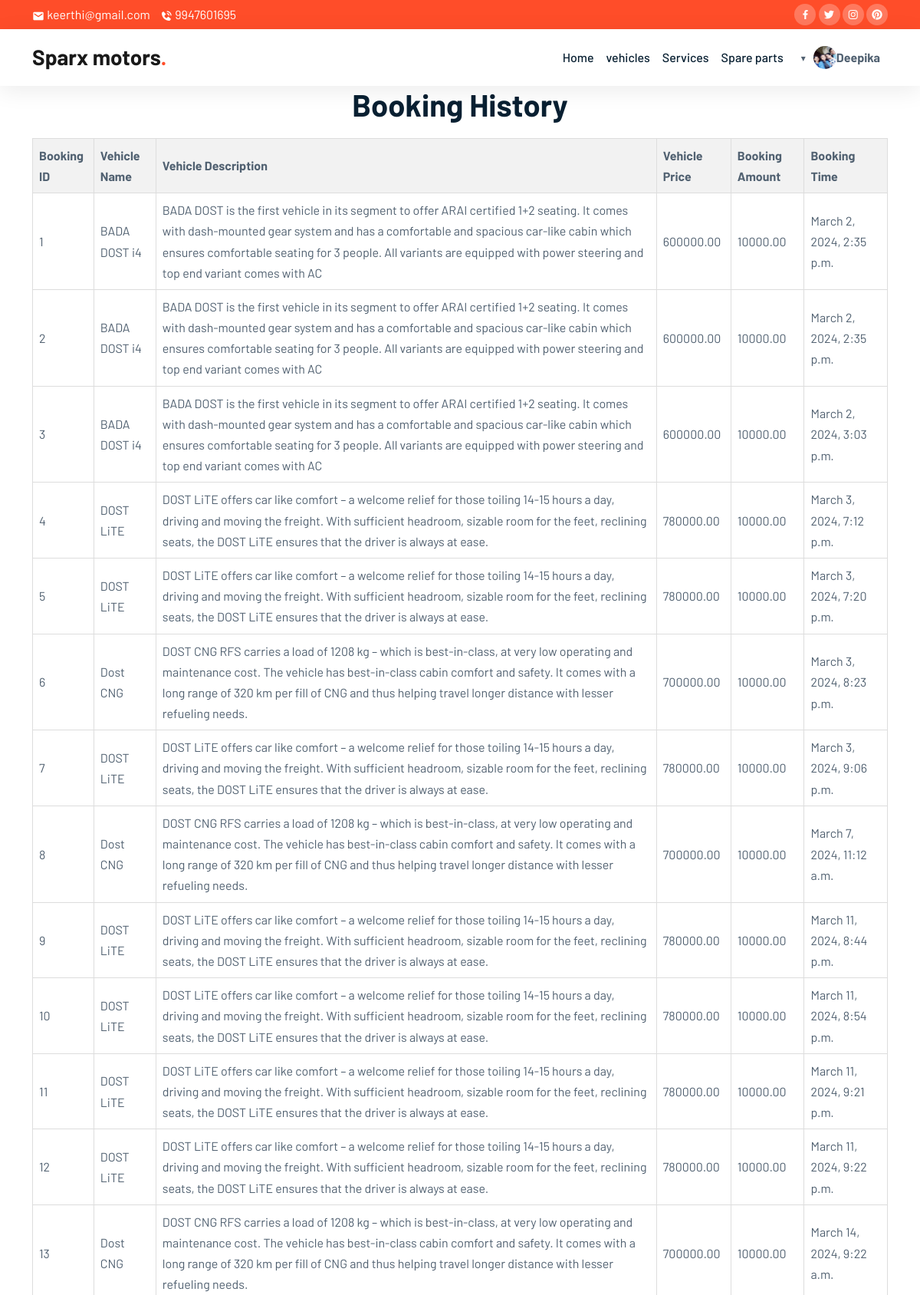
The app's page /booking_history/ (signed in, upper part) with its own data.
### partsapp/models.py (models this page shows, shortened)
class UserProfile(models.Model):
    user = models.OneToOneField(CustomUser, on_delete=models.CASCADE)
    image = models.ImageField(upload_to='profile_images/', blank=True, null=True)
    first_name = models.CharField(max_length=255, blank=True, null=True)
    last_name = models.CharField(max_length=255, blank=True, null=True)
    phone_number = models.CharField(max_length=15, blank=True, null=True)
    address = models.TextField(blank=True, null=True)
    pincode = models.CharField(max_length=10, blank=True, null=True)
    city = models.CharField(max_length=50, blank=True, null=True)
    state = models.CharField(max_length=50, blank=True, null=True)

class CustomUser(AbstractUser):
    phone_number = models.CharField(max_length=15, blank=True, null=True)
    address = models.TextField(blank=True)
    role = models.CharField(max_length=100,default="")

class Booking(models.Model):
    vehicle = models.ForeignKey(Vehicle, on_delete=models.CASCADE)
    user = models.ForeignKey(CustomUser, on_delete=models.CASCADE)
    booking_amount = models.DecimalField(max_digits=10, decimal_places=2, blank=True, null=True)
    booking_time = models.DateTimeField(default=datetime.now, blank=True)

class Vehicle(models.Model):
    VEHICLE_MODELS = [
        ('lightvehicle', 'Light Vehicle'),
        ('trucks', 'Trucks'),
        ('buses', 'Buses'),
    ]
    VEHICLE_USAGES = [
        ('goodscarriers', 'Goods Carriers'),
        ('passenger', 'Passenger'),
    ]
    VEHICLE_APPLICATIONS = [
        ('beverage', 'Beverage'),
        ('buildingmaterial', 'Building Material'),
        ('constructionhardware', 'Construction and Hardware'),
        ('fishery', 'Fishery'),
        ('fruits_vegetables', 'Fruits and Vegetables'),
        ('industrial_goods', 'Industrial Goods'),
        ('lpg_distribution', 'LPG Distribution'),
        ('school_transport', 'School Transport'),
        ('tours_travels', 'Tours and Travels'),
    ]
    FUEL_TYPES = [
        ('petrol', 'Petrol'),
        ('diesel', 'Diesel'),
        ('cng', 'CNG'),
        ('electric', 'Electric'),
    ]
    TRANSMISSION_TYPES = [
        ('manual', 'Manual'),
        ('automatic', 'Automatic'),
        ('semiautomatic', 'Semi-Automatic'),
    ]
    name = models.CharField(max_length=255)
    description = models.TextField()
    price = models.DecimalField(max_digits=10, decimal_places=2)
    discount = models.DecimalField(max_digits=5, decimal_places=2, blank=True, null=True)
    vehicle_model = models.CharField(max_length=20, choices=VEHICLE_MODELS)
    vehicle_usage = models.CharField(max_length=20, choices=VEHICLE_USAGES)
    vehicle_application = models.CharField(max_length=20, choices=VEHICLE_APPLICATIONS)
    fuel_type = models.CharField(max_length=10, choices=FUEL_TYPES)
    transmission_type = models.CharField(max_length=15, choices=TRANSMISSION_TYPES)
    engine_size = models.IntegerField(blank=True, null=True)
    mileage = models.FloatField(blank=True, null=True)
    warranty = models.CharField(max_length=100, blank=True, null=True)
    seating_capacity = models.IntegerField(blank=True, null=True)
    fuel_tank_capacity = models.FloatField(blank=True, null=True)
    vehicle_colors = models.JSONField(default=list, blank=True, null=True)
    stock = models.IntegerField(default=0)
    brochure = models.FileField(upload_to='vehicle_brochures/', blank=True, null=True)
    booking_amount = models.DecimalField(max_digits=10, decimal_places=2, blank=True, null=True)
    user = models.ForeignKey(CustomUser, on_delete=models.CASCADE, null=True)

### partsapp/views.py (the view)
# urls.py: path('booking_history/', views.booking_history, name='booking_history'),
def booking_history(request):
    user_bookings = Booking.objects.filter(user=request.user)
    custom_user = get_object_or_404(CustomUser, id=request.user.id)
    user_profile = custom_user.userprofile
    context = {
        'user_bookings': user_bookings,
        'custom_user': custom_user,
        'user_profile': user_profile,
    }
    return render(request, 'booking_history.html', context)

### templates/booking_history.html (shortened to what this page needs)
{% load static %}
<!doctype html>
<html lang="en">
<head>
    <link rel="stylesheet" href="{% static 'css/bootstrap.min.css' %}">
    <link rel="stylesheet" href="{% static 'css/owl.carousel.min.css' %}">
    <link rel="stylesheet" href="{% static 'css/owl.theme.default.min.css' %}">
    <link href='https://unpkg.com/boxicons@2.1.1/css/boxicons.min.css' rel='stylesheet'>
    <link rel="stylesheet" href="{% static 'css/style.css' %}">
    <link href="https://cdnjs.cloudflare.com/ajax/libs/font-awesome/5.15.4/css/all.min.css" rel="stylesheet">
</head>
<body data-bs-spy="scroll" data-bs-target=".navbar" data-bs-offset="70">
    <div class="top-nav" id="home">
        <div class="container">
            <div class="row justify-content-between">
                <div class="col-auto">
                    <p> <i class='bx bxs-envelope'></i> keerthi@gmail.com</p>
                    <p> <i class='bx bxs-phone-call'></i> 9947601695</p>
                </div>
                <div class="col-auto social-icons">
                    <a href="#"><i class='bx bxl-facebook'></i></a>
                    <a href="#"><i class='bx bxl-twitter'></i></a>
                    <a href="#"><i class='bx bxl-instagram'></i></a>
                    <a href="#"><i class='bx bxl-pinterest'></i></a>
                </div>
            </div>
        </div>
    </div>
    <nav class="navbar navbar-expand-lg navbar-light bg-white sticky-top">
        <div class="container">
            <a class="navbar-brand" href="#">Sparx motors<span class="dot">.</span></a>
            <div class="collapse navbar-collapse" id="navbarNav">
                <ul class="navbar-nav ms-auto">
                {% if user.is_authenticated %}
                    <li class="nav-item">
                        <a class="nav-link" href="#home">Home</a>
                    </li>
                    <li class="nav-item">
                        <a class="nav-link">vehicles</a>
                    </li>
                    <li class="nav-item">
                        <a class="nav-link" href="">Services</a>
                    </li>
                    <li class="nav-item">
                        <a class="nav-link">Spare parts</a>
                    </li>
                    <li class="nav-item" style="display: flex; align-items: center;">
                        <div id="user-dropdown" class="user-profile">
                            {% if request.session.profile_image_updated %}
                                <img src="{{ user_profile.image.url }}" alt="" class="profile-image">
                            {% else %}
                                <img src="{% static 'img/img2.png' %}" alt="" class="profile-image">
                            {% endif %}
                            <strong style="font-weight: bold;">{{ user.username }}</strong>
                        </div>
                    </li>
                {% endif %}
                </ul>
            </div>
        </div>
    </nav>
<!DOCTYPE html>
<html lang="en">
<head>
</head>
<body>
    <div class="container">
        <h1 align = "center"> Booking History</h1>
        <table class="booking-history-table">
            <thead>
                <tr>
                    <th>Booking ID</th>
                    <th>Vehicle Name</th>
                    <th>Vehicle Description</th>
                    <th>Vehicle Price</th>
                    <th>Booking Amount</th>
                    <th>Booking Time</th>
                </tr>
            </thead>
            <tbody>
                {% for booking in user_bookings %}
                    <tr>
                        <td>{{ booking.id }}</td>
                        <td>{{ booking.vehicle.name }}</td>
                        <td>{{ booking.vehicle.description }}</td>
                        <td>{{ booking.vehicle.price }}</td>
                        <td>{{ booking.booking_amount }}</td>
                        <td>{{ booking.booking_time }}</td>
                    </tr>
                {% endfor %}
            </tbody>
        </table>
    </div>
</body>
</html>

### static/css/style.css (style rules this page uses)
:root { --brand: #ff4d29; --dark: #092032; --body: #516171; --border: rgba(0,0,0,0.08); --shadow: 0px 6px 30px rgba(0, 0, 0, 0.08); }
body { font-family: "Barlow", sans-serif; color: var(--body); line-height: 1.7; }
h1,h2,h3,h4,h5,h6, .display-1,.display-2,.display-3,.display-4 { font-weight: 700; color: var(--dark); }
img { width: 100%; }
a { color: var(--dark); transition: all 0.4s ease; font-weight: 500; }
.top-nav { background-color: var(--brand); color: #fff; padding-top: 5px; padding-bottom: 5px; }
.top-nav p { display: inline-block; margin-bottom: 0; margin-right: 10px; }
.top-nav span, .top-nav i { vertical-align: middle; }
.navbar { box-shadow: var(--shadow); }
.social-icons a { width: 28px; height: 28px; display: inline-flex; color: #fff; background-color: rgba(255, 255, 255, 0.25); text-decoration: none; align-items: center; justify-content: center; border-radius: 100px; }
.navbar .navbar-nav .nav-link { color: var(--dark); }
.navbar-brand { font-size: 28px; font-weight: 700; }
.navbar-brand .dot { color: var(--brand); }

### records on screen
UserProfile: image (picture)
CustomUser: username "Deepika"
Booking: id "1", vehicle.name "BADA DOST i4", vehicle.description "BADA DOST is the first vehicle in its segment to offer ARAI certified 1+2 seating. It comes with dash-mounted gear system and has a comfortable and spacious car-like cabin which ensures comfortable seating for 3 people. All variants are equipped with power steering and top end variant comes with AC", vehicle.price "600000.00", booking_amount "10000.00", booking_time "March 2, 2024, 2:35 p.m."
Booking: id "2", vehicle.name "BADA DOST i4", vehicle.description "BADA DOST is the first vehicle in its segment to offer ARAI certified 1+2 seating. It comes with dash-mounted gear system and has a comfortable and spacious car-like cabin which ensures comfortable seating for 3 people. All variants are equipped with power steering and top end variant comes with AC", vehicle.price "600000.00", booking_amount "10000.00", booking_time "March 2, 2024, 2:35 p.m."
Booking: id "3", vehicle.name "BADA DOST i4", vehicle.description "BADA DOST is the first vehicle in its segment to offer ARAI certified 1+2 seating. It comes with dash-mounted gear system and has a comfortable and spacious car-like cabin which ensures comfortable seating for 3 people. All variants are equipped with power steering and top end variant comes with AC", vehicle.price "600000.00", booking_amount "10000.00", booking_time "March 2, 2024, 3:03 p.m."
Booking: id "4", vehicle.name "DOST LiTE", vehicle.description "DOST LiTE offers car like comfort – a welcome relief for those toiling 14-15 hours a day, driving and moving the freight. With sufficient headroom, sizable room for the feet, reclining seats, the DOST LiTE ensures that the driver is always at ease.", vehicle.price "780000.00", booking_amount "10000.00", booking_time "March 3, 2024, 7:12 p.m."
Booking: id "5", vehicle.name "DOST LiTE", vehicle.description "DOST LiTE offers car like comfort – a welcome relief for those toiling 14-15 hours a day, driving and moving the freight. With sufficient headroom, sizable room for the feet, reclining seats, the DOST LiTE ensures that the driver is always at ease.", vehicle.price "780000.00", booking_amount "10000.00", booking_time "March 3, 2024, 7:20 p.m."
Booking: id "6", vehicle.name "Dost CNG", vehicle.description "DOST CNG RFS carries a load of 1208 kg – which is best-in-class, at very low operating and maintenance cost. The vehicle has best-in-class cabin comfort and safety. It comes with a long range of 320 km per fill of CNG and thus helping travel longer distance with lesser refueling needs.", vehicle.price "700000.00", booking_amount "10000.00", booking_time "March 3, 2024, 8:23 p.m."
Booking: id "7", vehicle.name "DOST LiTE", vehicle.description "DOST LiTE offers car like comfort – a welcome relief for those toiling 14-15 hours a day, driving and moving the freight. With sufficient headroom, sizable room for the feet, reclining seats, the DOST LiTE ensures that the driver is always at ease.", vehicle.price "780000.00", booking_amount "10000.00", booking_time "March 3, 2024, 9:06 p.m."
Booking: id "8", vehicle.name "Dost CNG", vehicle.description "DOST CNG RFS carries a load of 1208 kg – which is best-in-class, at very low operating and maintenance cost. The vehicle has best-in-class cabin comfort and safety. It comes with a long range of 320 km per fill of CNG and thus helping travel longer distance with lesser refueling needs.", vehicle.price "700000.00", booking_amount "10000.00", booking_time "March 7, 2024, 11:12 a.m."
Booking: id "9", vehicle.name "DOST LiTE", vehicle.description "DOST LiTE offers car like comfort – a welcome relief for those toiling 14-15 hours a day, driving and moving the freight. With sufficient headroom, sizable room for the feet, reclining seats, the DOST LiTE ensures that the driver is always at ease.", vehicle.price "780000.00", booking_amount "10000.00", booking_time "March 11, 2024, 8:44 p.m."
Booking: id "10", vehicle.name "DOST LiTE", vehicle.description "DOST LiTE offers car like comfort – a welcome relief for those toiling 14-15 hours a day, driving and moving the freight. With sufficient headroom, sizable room for the feet, reclining seats, the DOST LiTE ensures that the driver is always at ease.", vehicle.price "780000.00", booking_amount "10000.00", booking_time "March 11, 2024, 8:54 p.m."
Booking: id "11", vehicle.name "DOST LiTE", vehicle.description "DOST LiTE offers car like comfort – a welcome relief for those toiling 14-15 hours a day, driving and moving the freight. With sufficient headroom, sizable room for the feet, reclining seats, the DOST LiTE ensures that the driver is always at ease.", vehicle.price "780000.00", booking_amount "10000.00", booking_time "March 11, 2024, 9:21 p.m."
Booking: id "12", vehicle.name "DOST LiTE", vehicle.description "DOST LiTE offers car like comfort – a welcome relief for those toiling 14-15 hours a day, driving and moving the freight. With sufficient headroom, sizable room for the feet, reclining seats, the DOST LiTE ensures that the driver is always at ease.", vehicle.price "780000.00", booking_amount "10000.00", booking_time "March 11, 2024, 9:22 p.m."
Booking: id "13", vehicle.name "Dost CNG", vehicle.description "DOST CNG RFS carries a load of 1208 kg – which is best-in-class, at very low operating and maintenance cost. The vehicle has best-in-class cabin comfort and safety. It comes with a long range of 320 km per fill of CNG and thus helping travel longer distance with lesser refueling needs.", vehicle.price "700000.00", booking_amount "10000.00", booking_time "March 14, 2024, 9:22 a.m."
